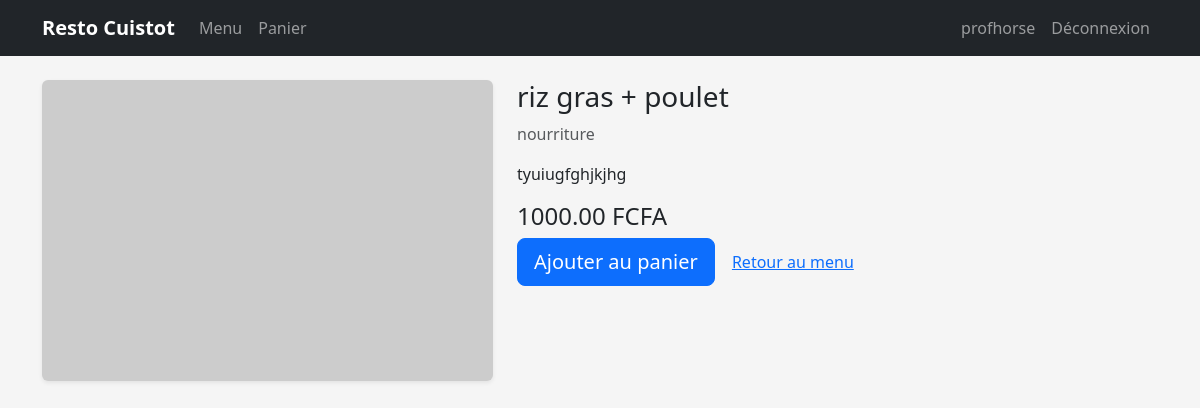
The page /meal/riz-gras-poulet/ (signed in) on the database its author committed.
### shop/models.py (models this page shows, shortened)
class Meal(models.Model):
    category = models.ForeignKey(Category, on_delete=models.CASCADE, related_name='meals')
    name = models.CharField(max_length=150)
    slug = models.SlugField(unique=True)
    description = models.TextField(blank=True)
    price = models.DecimalField(max_digits=8, decimal_places=2)
    is_active = models.BooleanField(default=True)
    image = models.ImageField(upload_to='meals/', blank=True, null=True)

class Category(models.Model):
    name = models.CharField(max_length=100)
    slug = models.SlugField(unique=True)
    class Meta:
        verbose_name_plural = "Categories"

### shop/views.py (the view)
# urls.py: path('meal/<slug:slug>/', views.meal_detail, name='meal_detail'),
def meal_detail(request, slug):
    meal = get_object_or_404(Meal, slug=slug, is_active=True)
    return render(request, 'shop/meal_detail.html', {'meal': meal})

### backend/resto/shop/templates/shop/meal_detail.html (shortened to what this page needs)
{% extends "base.html" %}
{% block content %}
<div class="row">
  <div class="col-md-5">
    {% if meal.image %}
      <img src="{{ meal.image.url }}" class="img-fluid rounded shadow-sm" alt="{{ meal.name }}">
    {% else %}
      <img src="https://via.placeholder.com/600x400?text=Resto"
           class="img-fluid rounded shadow-sm" alt="{{ meal.name }}">
    {% endif %}
  </div>
  <div class="col-md-7">
    <h1 class="h3">{{ meal.name }}</h1>
    <p class="text-muted">{{ meal.category.name }}</p>
    <p>{{ meal.description }}</p>
    <p class="h4">{{ meal.price }} FCFA</p>
    <form action="{% url 'shop:cart_add' meal.id %}" method="post" class="d-inline">
      <button class="btn btn-primary btn-lg" type="submit">Ajouter au panier</button>
    </form>
    <a href="{% url 'shop:meal_list' %}" class="btn btn-link">Retour au menu</a>
  </div>
</div>
{% endblock %}

### backend/resto/shop/templates/base.html (shortened to what this page needs)
{% load static %}
<!DOCTYPE html>
<html lang="fr">
<head>
  <link
    href="https://cdn.jsdelivr.net/npm/bootstrap@5.3.3/dist/css/bootstrap.min.css"
    rel="stylesheet"
  >
</head>
<body>
<nav class="navbar navbar-expand-lg navbar-dark bg-dark mb-4">
  <div class="container">
    <a class="navbar-brand" href="{% url 'shop:meal_list' %}">Resto Cuistot</a>
    <div class="collapse navbar-collapse" id="navbarNav">
      <ul class="navbar-nav me-auto">
        <li class="nav-item">
          <a class="nav-link" href="{% url 'shop:meal_list' %}">Menu</a>
        </li>
        <li class="nav-item">
          <a class="nav-link" href="{% url 'shop:cart_detail' %}">Panier</a>
        </li>
      </ul>
      <ul class="navbar-nav ms-auto">
        {% if user.is_authenticated %}
          <li class="nav-item">
            <a class="nav-link" href="{% url 'shop:profile' %}">
              {{ user.username }}
            </a>
          </li>
            <li class="nav-item">
                <a class="nav-link" href="{% url 'logout' %}?next={% url 'shop:meal_list' %}">
                Déconnexion
                </a>
            </li>
        {% endif %}
      </ul>
    </div>
  </div>
</nav>
<div class="container mb-5">
  {% block content %}{% endblock %}
</div>
</body>
</html>

### backend/resto/shop/templates/base.html (style rules this page uses)
body { background-color: #f5f5f5; }
.navbar-brand { font-weight: 700; }

### rows shown on the page
Meal: name "riz gras + poulet", category.name "nourriture", description "tyuiugfghjkjhg", price "1000.00"

### other values the page prints
{{ user.username }} "profhorse"
